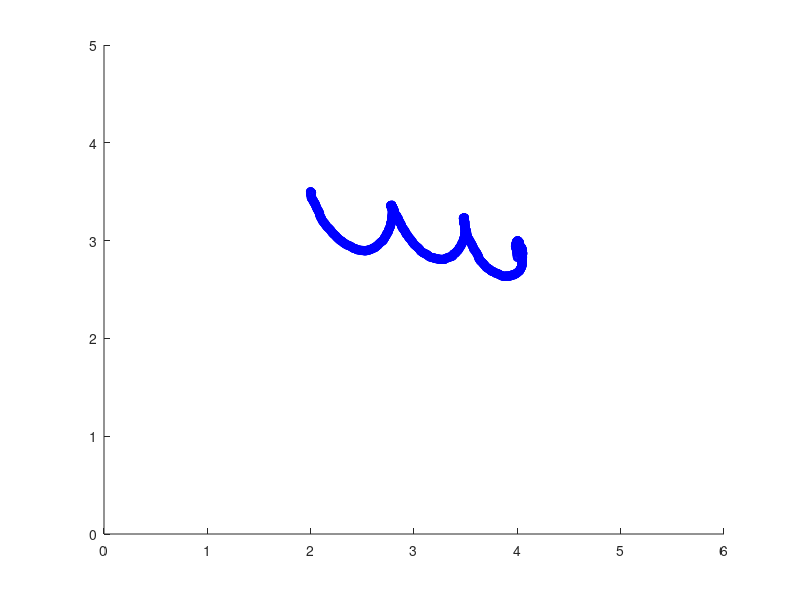

Write the MATLAB code that produced this figure.
function [] = partA()
  % Robot state
  robotState = [2; 3.5; 0; 0];

  dTime = 1 / 100;

  % Motion model
  mass = 5;
  Ki = 2.4;
  A = [ 1 0 dTime 0;
        0 1 0 dTime;
        0 0 1 0;
        0 0 0 1 ];
  B = [ 0 0;
        0 0;
        Ki (-0.2*Ki);
        (-0.2*Ki) Ki ] * dTime / mass;
  R = [0.000002;
       0.000002;
       0.000004;
       0.000004];
  sqrtR = sqrt(R);        

  clf;
  hold on;
  axis([0 6 0 5]);

  for time = [0:dTime:10]
    iX = sin(2*time);
    iY = -2*cos(2*time);

    robotInput = [iX; iY];
    robotState = normrnd(A * robotState + B * robotInput, sqrtR);

    scatter(robotState(1), robotState(2), 'b');
  end
end
